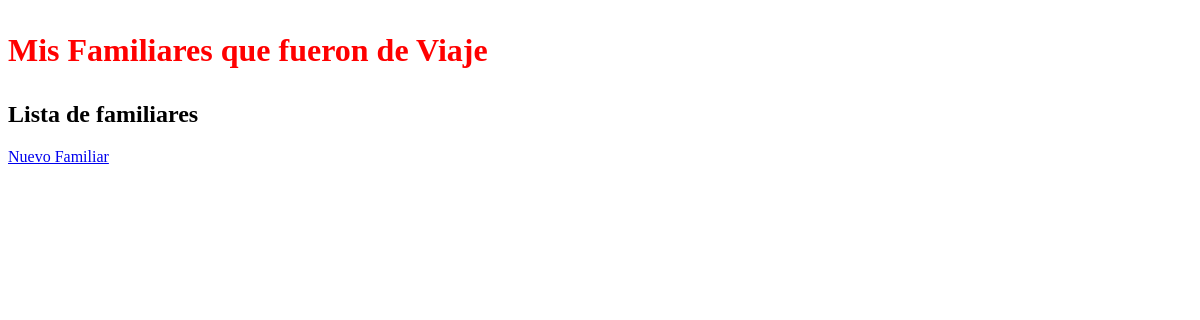
Page /mi-familia/ on the earlier database version.
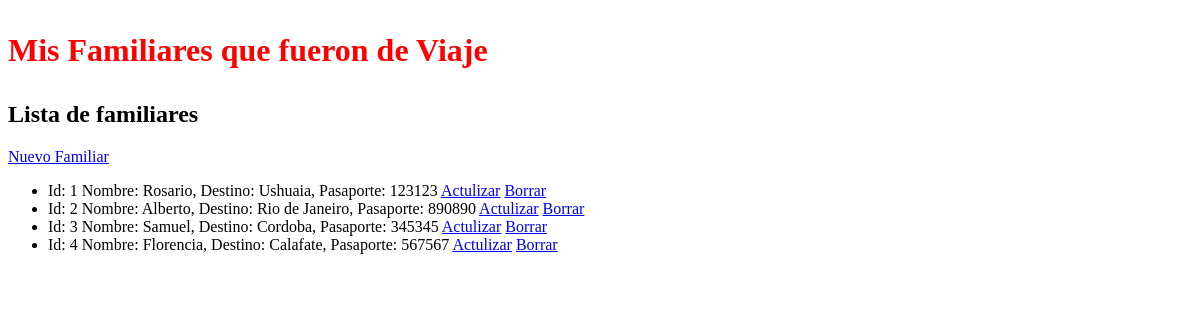
Same page on the later database version.
### ejemplo/models.py (models this page shows, shortened)
class Familiar(models.Model):
    nombre = models.CharField(max_length=100)
    destino_visitado = models.CharField(max_length=200)
    numero_pasaporte = models.IntegerField()

### ejemplo/views.py (the view)
# urls.py: path('mi-familia/', monstrar_familiares),
def monstrar_familiares(request):
    lista_familiares = Familiar.objects.all()
    return render(request, "ejemplo/familiares.html", {"lista_familiares": lista_familiares})

### ejemplo/templates/ejemplo/familiares.html
{% extends 'ejemplo/base_familiares.html' %}
{%block titulo %}
Lista de familiares
{% endblock %}
{%block contenido%}
    <a href="/mi-familia/alta">Nuevo Familiar</a>
    <ul>
    {% for familiar in lista_familiares %}
        <li>
            Id: {{familiar.id}} Nombre: {{familiar.nombre}}, Destino: {{familiar.destino_visitado}}, Pasaporte: {{familiar.numero_pasaporte}}
            <a href="/mi-familia/actualizar/{{ familiar.id }}">Actulizar</a>
            <a href="/mi-familia/borrar/{{ familiar.id }}">Borrar</a>
        </li>
    {% endfor %}
    </ul>
{% endblock %}

Differences in the rows shown:
added Familiar: id "1", nombre "Rosario", destino_visitado "Ushuaia", numero_pasaporte "123123"
added Familiar: id "2", nombre "Alberto", destino_visitado "Rio de Janeiro", numero_pasaporte "890890"
added Familiar: id "3", nombre "Samuel", destino_visitado "Cordoba", numero_pasaporte "345345"
added Familiar: id "4", nombre "Florencia", destino_visitado "Calafate", numero_pasaporte "567567"
